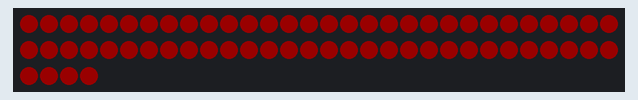
Recording of a program running on a simulated CircuitPython board. On the bench: 64 RGB LEDs in strip order, left to right, continuing on the next row. Dim RGB values are drawn brighter than linear.

Above: at 0.1 s.
At 1.1 s:
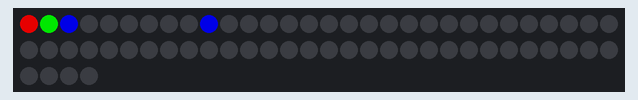
At 4.1 s:
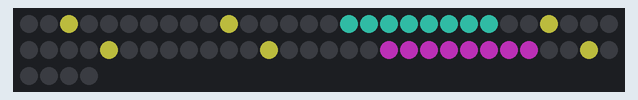

The program:

main.py
```python
# Y9 Demo
# CircuitPython demo - NeoPixel

import time

import board
import neopixel

pixpin = board.D0
numpix = 64

strip = neopixel.NeoPixel(pixpin, numpix, brightness=0.1, auto_write=False)


list1 = [[0,0,0],[0,0,0],[253,253,84],[0,0,0],[0,0,0],[0,0,0],[0,0,0],[0,0,0],
         [0,0,0],[0,0,0],[253,253,84],[0,0,0],[0,0,0],[0,0,0],[0,0,0],[0,0,0],
         [65,249,218],[65,249,218],[65,249,218],[65,249,218],[65,249,218],[65,249,218],[65,249,218],[65,249,218],
         [0,0,0],[0,0,0],[253,253,84],[0,0,0],[0,0,0],[0,0,0],[0,0,0],[0,0,0],
         [0,0,0],[0,0,0],[253,253,84],[0,0,0],[0,0,0],[0,0,0],[0,0,0],[0,0,0],
         [0,0,0],[0,0,0],[253,253,84],[0,0,0],[0,0,0],[0,0,0],[0,0,0],[0,0,0],
         [249,65,243],[249,65,243],[249,65,243],[249,65,243],[249,65,243],[249,65,243],[249,65,243],[249,65,243],
         [0,0,0],[0,0,0],[253,253,84],[0,0,0],[0,0,0],[0,0,0],[0,0,0],[0,0,0]]


while True:

    # set brightness to lowest visible.  0.0 would be no lights
    # fill the entire strip of lights with red. Yes, that means from 0 - 63
    # show for 1 second
    strip.brightness = 0.1
    strip.fill((255,0,0))
    strip.write()
    time.sleep(1)


    # set brightness to a high value.  1.0 is the maximum value
    # fill the first 3 lights with different colors. Note the first light is 0
    # show for 3 seconds
    strip.brightness = 0.7
    strip[0] = (255,0,0)
    strip[1] = (0,255,0)
    strip[2] = (0,0,255)
    for i in range(3,9):
        strip[i] = (0,0,0)
    strip[9] = (0,0,255)
    for i in range(10,numpix):
        strip[i] = (0,0,0)
    strip.write()
    time.sleep(3)

     # set brightness to medium value.
    # fill the certain rows and columns. You can make different lists for each sheet you want to use
    # show for 6 seconds
    strip.brightness = 0.3
    for i in range(0,numpix):
        strip[i] = (list1[i][0],list1[i][1],list1[i][2])
    strip.write()
    time.sleep(6)
```

Measured:
- by itself, everything shown: repeats every 10.0 s, in 3 steps
- what the display in image 1 shows lasts 3.0 s, from 1.0 s to 4.0 s
- what the display in image 2 shows lasts 6.0 s, from 4.0 s to 10.0 s
